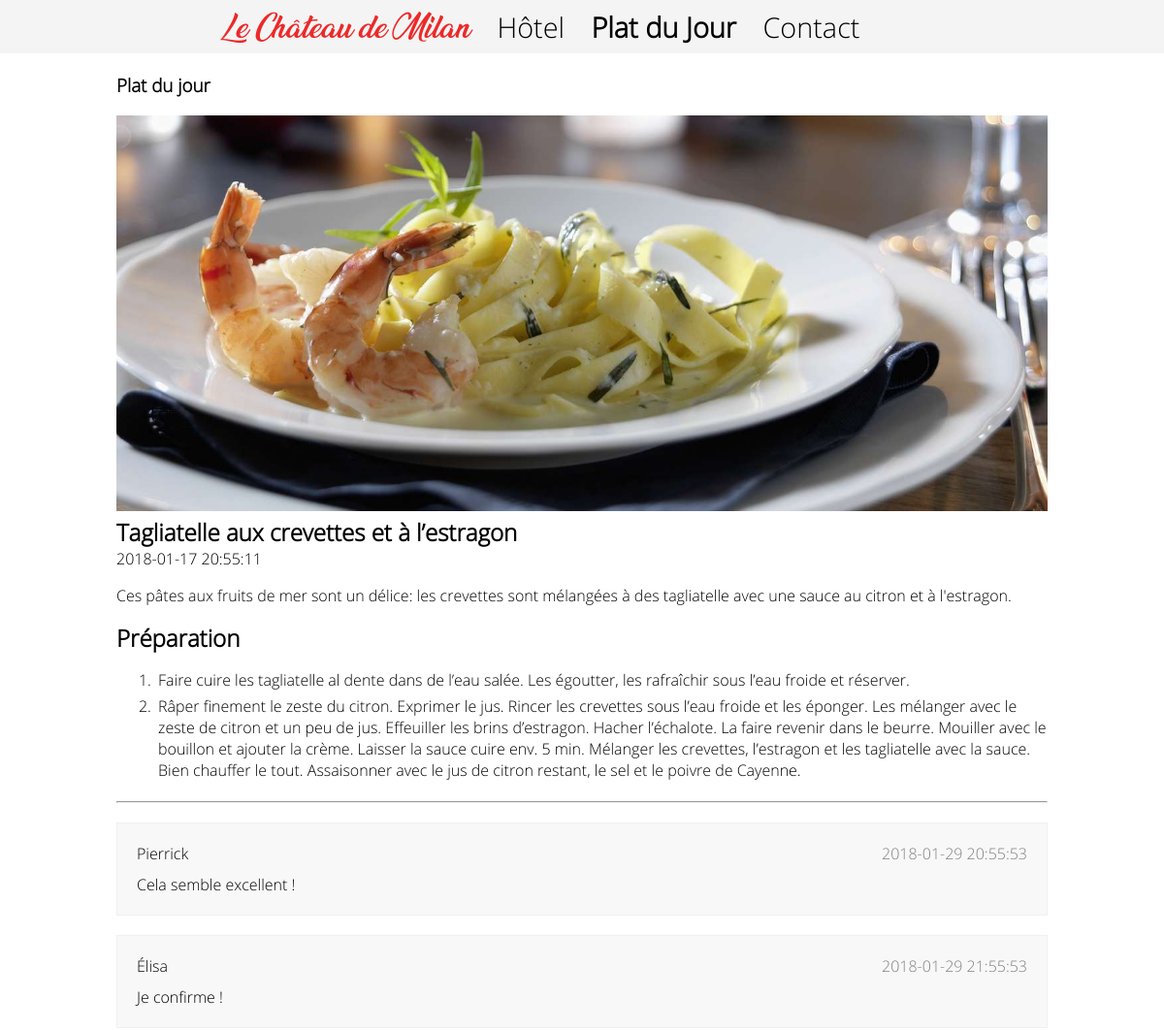
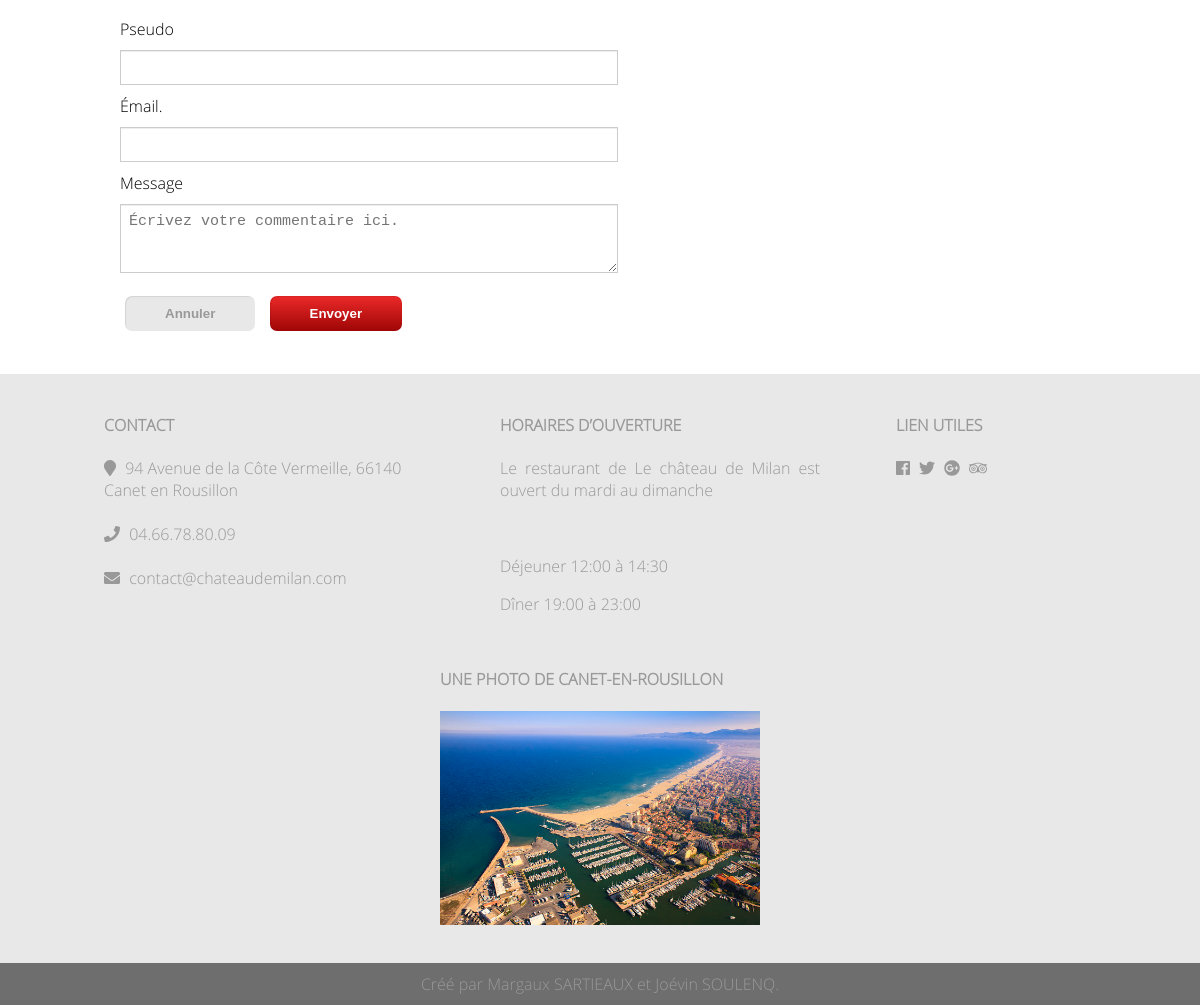
The app's page /blog.php?id=1 with its own data (2 pictures, top to bottom).
### tables this page shows
CREATE TABLE IF NOT EXISTS Blog (
  id_blog		INTEGER NOT NULL AUTO_INCREMENT,
  titre			VARCHAR(255) NOT NULL,
  courte_description	TEXT NOT NULL,
  date			DATETIME NOT NULL DEFAULT CURRENT_TIMESTAMP,
  contenu		TEXT NOT NULL,
  PRIMARY KEY (id_blog)
);

CREATE TABLE IF NOT EXISTS Commentaire (
  id_comm	INTEGER NOT NULL AUTO_INCREMENT,
  pseudo	VARCHAR(255) NOT NULL,
  mail		VARCHAR(255) NOT NULL,
  date		DATETIME NOT NULL DEFAULT CURRENT_TIMESTAMP,
  contenu	TEXT NOT NULL,
  fk_blog	INTEGER NOT NULL,
  PRIMARY KEY (id_comm)
);

### php/affichageArticleCom.php (the view, shortened to what this page needs)
<?php
  if(!empty($_GET["id"])) {
    $result = $conn->prepare('SELECT * FROM Blog WHERE id_blog = ?');
    $result->execute([$_GET["id"]]);
    $article = $result->fetch();
    $result = $conn->prepare('SELECT * FROM Commentaire WHERE fk_blog = ?');
    $result->execute([$_GET["id"]]);
    $html  = '<article>';
    $html .= '<h1>Plat du jour</h1>';
      $html  .= '<header>';
        $html .= '<img src="img/blog/' . $article['id_blog'] . '.jpg" alt="' . $article['titre'] . '"/>';
        $html .= '<h2>' . $article['titre'] . '</h2>';
        $html .= '<time>' . $article['date'] . '</time>';
        $html .= '<p>' . $article['courte_description'] . '</p>';
        $html .= $article['contenu'];
        $html .= '</header>';
        $html .= '<hr/>';
      while ($commentaire = $result->fetch()) {
        $html .= '<section class="commentaire">';
          $html .= '<time>' . $commentaire['date'] . '</time>';
          $html .= '<p class="pseudo">' . $commentaire['pseudo'];
          $html .= '<p>' . $commentaire['contenu'] . '</p>';
        $html .= '</section>';
      }
    $html  .= '</article>';
    echo $html;
?>
    <form class= "blog" action="blog.php?id=<?= $article['id_blog'] ?>" accept-charset="UTF-8" method="POST">
      <label for="pseudo">Pseudo</label>
      <input type="text" id="pseudo" name="pseudo" required>
      <label for="mail">Émail.</label>
      <input type="email" id="mail" name="mail" required>
      <label for="message">Message</label>
      <textarea id="message" name="message" rows="3" placeholder="Écrivez votre commentaire ici." required></textarea>
      <div class="boutons">
        <button type="reset">Annuler</button>
        <button type="submit">Envoyer</button>
      </div>
    </form>
<?php
  } ?>

### css/style.css (style rules this page uses)
html { position: relative; min-height: 100%; }
body { font-family: "Open Sans", Helvetica, sans-serif; overflow-x:hidden; box-sizing: border-box; margin: 0 0 100px; }
section { position: relative; padding: 0px 10%; margin-bottom: 30px; }
h1 { margin-top : 20px; }
h2 { font-weight: bold; margin-top: 40px; }
p { text-align: justify; }
input, textarea, select { display: block; padding: 8px 8px; width: 100%; resize: vertical; color: #6F6F6F; background-color: #FFF; border: 1px solid #CCC; box-shadow: 0px 1px 1px rgba(0, 0, 0, 0.075) inset; transition: border-color 0.15s ease-in-out 0s, box-shadow 0.15s ease-in-out 0s; }
button, a.button { background-image: linear-gradient(to bottom, #ec2929 0px, #9f0606 100%); border-radius: 7px; box-shadow: 1px 1px 1px rgba(0, 0, 0, 0.09) inset; transition: border-color 0.15s ease-in-out 0s, box-shadow 0.15s ease-in-out 0s; margin: 13px 5px; padding: 10px 40px; border: 0px; color: white; font-weight:bold; text-decoration: none; }
button[type=reset] { background-image: linear-gradient(to bottom, #e8e8e8 0px, #e8e8e8 100%); color: #999; }

### css/menu.css (style rules this page uses)
img { max-width: 100%; height: auto; }

### css/hotel.css (style rules this page uses)
article { margin-bottom: 50px; }
li { padding: 0px 0px 5px 3px; }

### css/blog.css (style rules this page uses)
.blog h2 { margin: 0; margin-bottom: 0; }
.blog time { margin-top: 0; }
.blog > article > header > h2 { margin: 0px 0px; }
.blog > article { margin: 20px 0px; }
.commentaire { background:#f8f8f8; border: 1px solid #f0f0f0; padding: 20px; margin: 20px 0px; }
.commentaire p { margin:0px; }
.commentaire .pseudo { margin-bottom: 10px; }
.commentaire time { color:gray; float:right; }
.blog > input, .blog > textarea, .blog > select { margin: 10px 0px; font-size: 15px; width: 50%; }

### css/admin.css (style rules this page uses)
input, textarea, select { margin: 0px 0px; width: 75%; resize: vertical; }

### records on screen
blog: titre "Tagliatelle aux crevettes et à l’estragon", date "2018-01-17 20:55:11", courte_description "Ces pâtes aux fruits de mer sont un délice: les crevettes sont mélangées à des tagliatelle avec une sauce au citron et à l'estragon."
commentaire: date "2018-01-29 20:55:53", pseudo "Pierrick", contenu "Cela semble excellent !"
commentaire: date "2018-01-29 21:55:53", pseudo "Élisa", contenu "Je confirme !"
